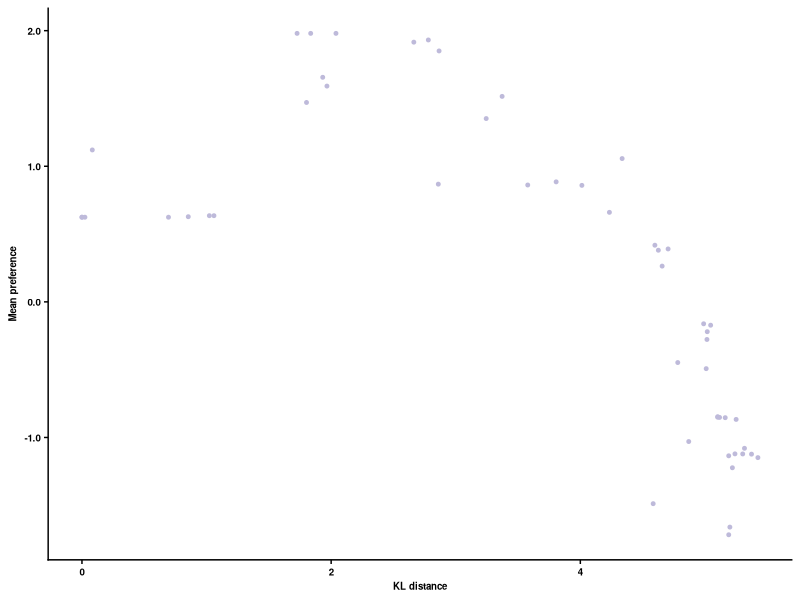
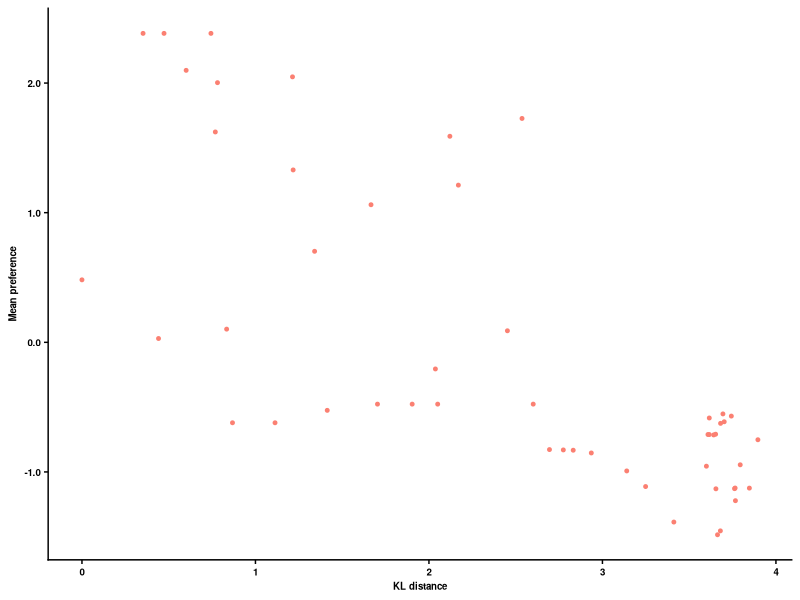
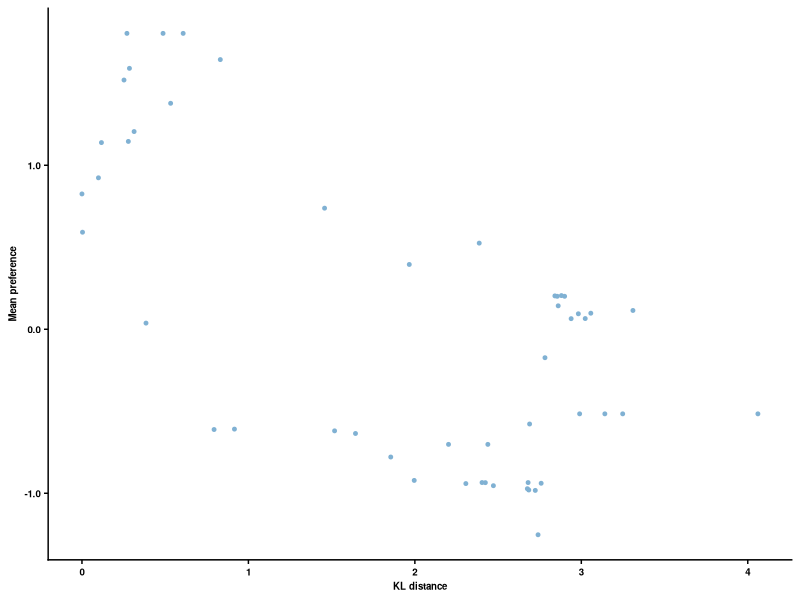
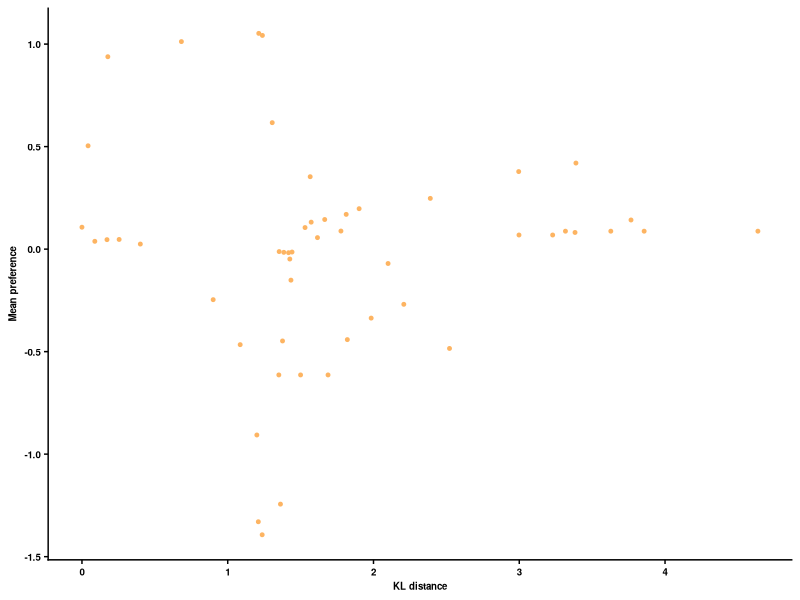
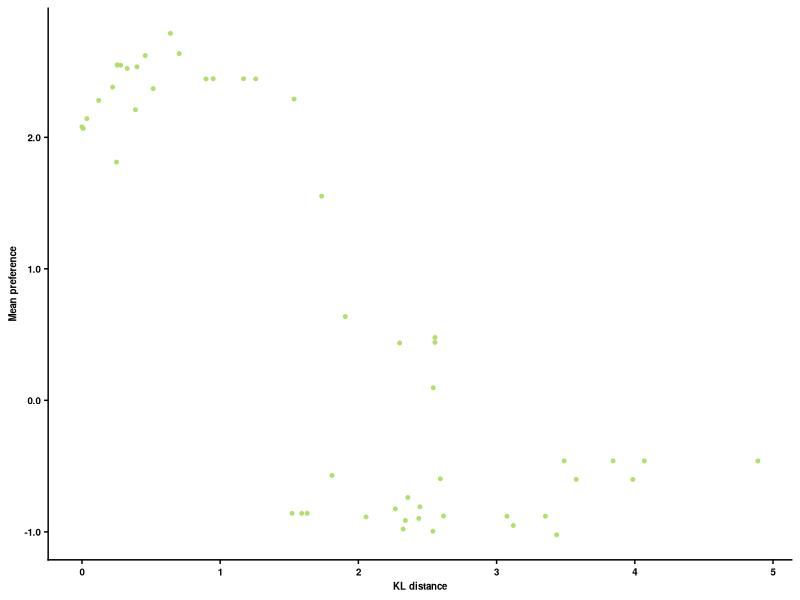
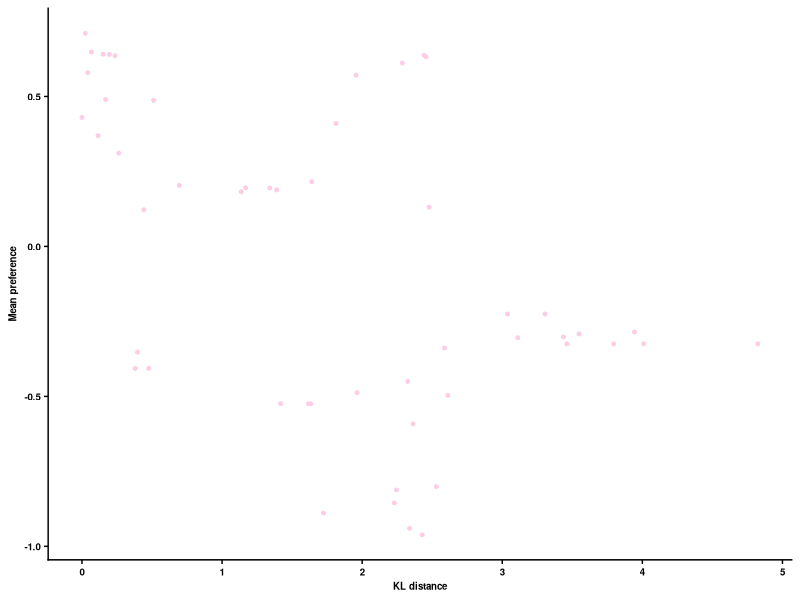

Here is the R script that generated these plots, in order:
#R code
library(ggplot2)
library(scales)
library(RColorBrewer)
library(readr)
library(tidyr)
library(reshape)
library(stringr)
library(dplyr)
library(ggrepel)
library(gridExtra)
require(cowplot)

plot_KLdist_vs_pref <- function(data_table, strain, color){
  graphname <- paste('graph/KLdist_vs_pref',strain,'.png',sep='')
  textsize <- 7
  scaleFUN <- function(x) sprintf("%.1f", x)
  data_table <- data_table %>%
                  filter(Background==strain)
  print (paste("correlation in ", strain, ": ", cor(data_table$KL, data_table$MeanPref, method = "spearman"), sep=''))
  p <-  ggplot(data_table, aes(x=KL,y=MeanPref)) +
	  geom_point(size=1, color=color) +
          theme_cowplot(12) + 
	  theme(plot.title=element_text(size=textsize,face="bold"),
		axis.title=element_text(size=textsize,face="bold"),
		axis.text=element_text(size=textsize,face="bold"),
		legend.title=element_blank(),
		legend.text=element_text(size=textsize,face="bold"),
		legend.position='right') +
	  ylab(bquote(bold(Mean~preference))) +
	  xlab(bquote(bold(KL~distance))) +
          scale_y_continuous(labels=scaleFUN)
  ggsave(graphname, p, height=1.4, width=1.4)
  }

strain_name_converter <- function(strain){
  if (strain=='Bris07L194'){return ('Bris07')}
  else {return (strain)}
  }

strain_levels <- c('HK68','Bk79','Bei89','Mos99','Bris07','NDako16')
YearPrefTable <- read_tsv('result/Prefs_ByYear.tsv') %>%
                   filter(Background!='Bris07P194') %>%
                   mutate(Background=factor(Background,levels=strain_levels))
KLdist_table <- read_csv('result/AllDKLInfo_2018.csv')
KLdist_allbutBstar <- KLdist_table %>%
                        filter(Region=='OtherEpibutB*') %>%
                        rename(Year=year) %>%
                        rename(KL=Dkl) %>%
                        rename(Background=Strain) %>%
                        mutate(Background=mapply(strain_name_converter, Background)) %>%
                        mutate(Background=factor(Background,levels=strain_levels)) %>%
                        select(-Region)
data_table <- inner_join(KLdist_allbutBstar, YearPrefTable)
palette  <- c(brewer.pal(9,"Set3"))
palette  <- c(palette[3:12])
for (n in 1:length(strain_levels)){
  strain <- strain_levels[n]
  color <- palette[n]
  plot_KLdist_vs_pref(data_table, strain, color)
  }
